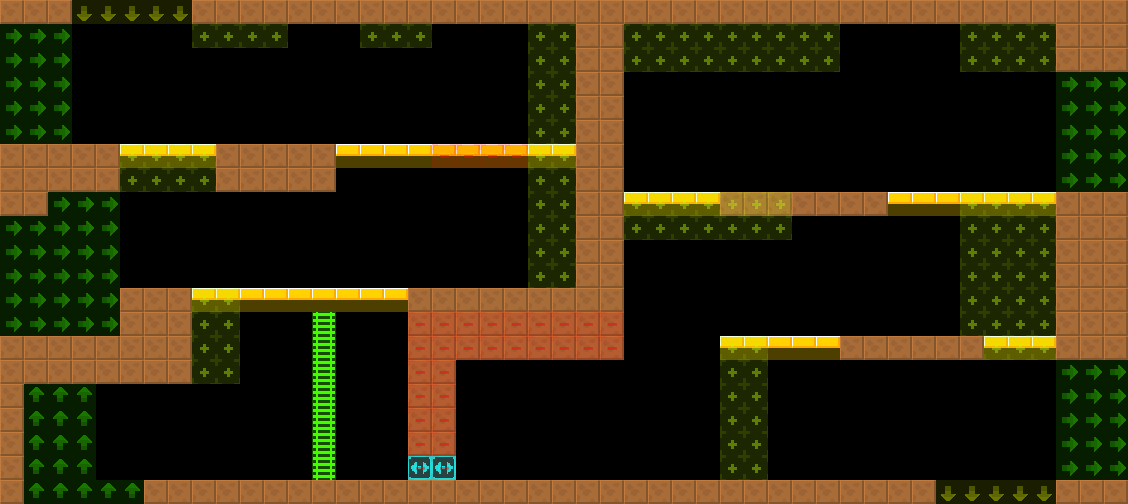

Rendered tile map (Tiled .tmx) drawn with the repository's tilesets; below, a short description and the map source with its tile grids summarised:
An orthogonal 47x21 tile map with 24x24 px tiles, 2 tile layers (col, lnk), 2 tilesets.

<map version="1.4" tiledversion="1.4.2" orientation="orthogonal" renderorder="right-down" width="47" height="21" tilewidth="24" tileheight="24" infinite="0" nextlayerid="4" nextobjectid="8">
 <tileset firstgid="6" source="../../lnk.tsx" />
 <tileset firstgid="1" source="../../col.tsx" />
 <layer id="1" name="col" width="47" height="21">
  <data>[987 cells, 275 non-empty, 4 distinct tile ids]</data>
 </layer>
 <layer id="2" name="lnk" width="47" height="21" opacity="0.5">
  <data>[987 cells, 256 non-empty, 5 distinct tile ids]</data>
 </layer>
 <objectgroup id="3" name="markers" opacity="0.5">
 </objectgroup>
</map>
